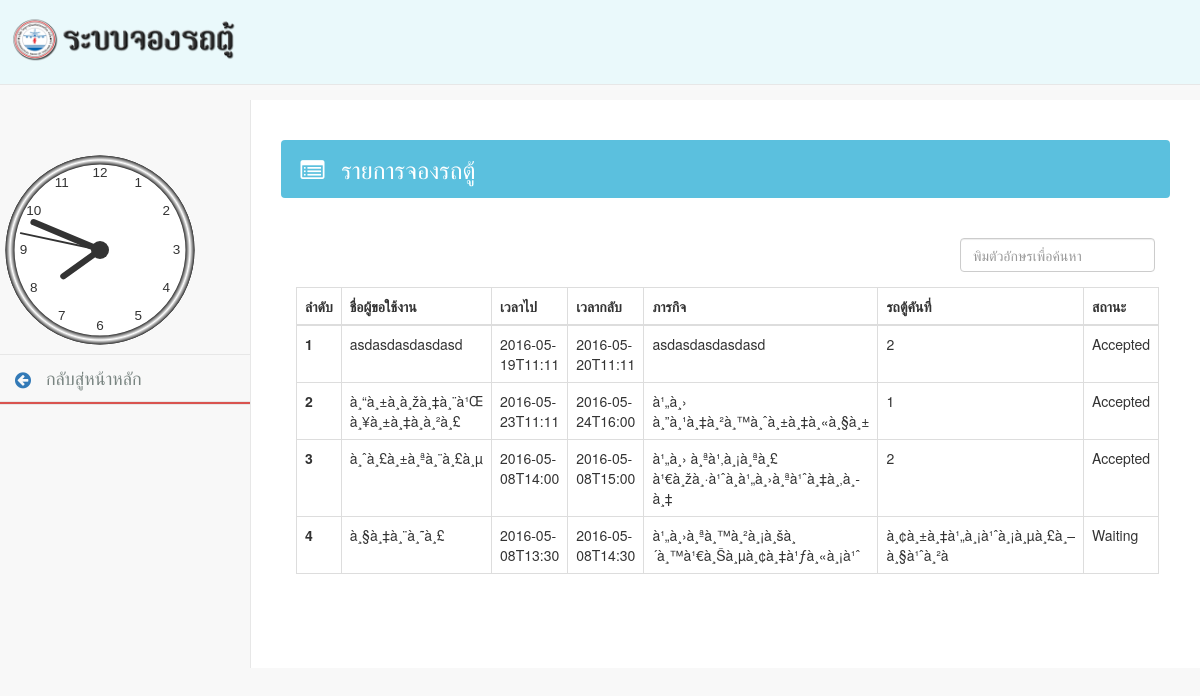
/checkRequest.php, run on an earlier commit of the app's database.
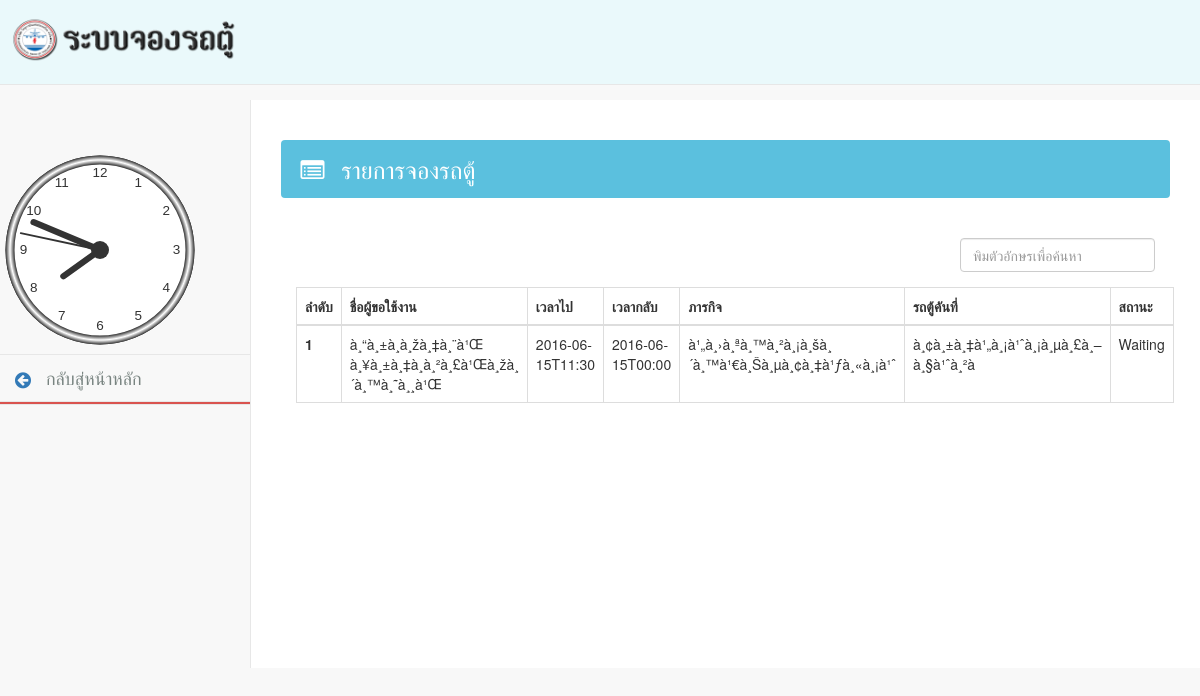
And on a later commit of the database.
### tables this page shows
CREATE TABLE `request` (
  `id` int(7) NOT NULL,
  `name` varchar(200) NOT NULL,
  `go` varchar(40) NOT NULL,
  `back` varchar(40) NOT NULL,
  `task` varchar(200) NOT NULL,
  `vanNum` varchar(40) NOT NULL,
  `status` varchar(10) NOT NULL
);

### checkRequest.php (the view, shortened to what this page needs)
<!DOCTYPE html>
<html lang="en">
<head>
    <link href="css/bootstrap.min.css" rel="stylesheet">
    <link href="css/search.css" rel="stylesheet">
    <link href="js/locales/search.js" rel="stylesheet">
    <link href="css/logo-nav.css" rel="stylesheet">
    <link href="css/sb-admin-2.css" rel="stylesheet">
    <link href="css/style.css" rel="stylesheet">
    <link rel="stylesheet" href="https://maxcdn.bootstrapcdn.com/font-awesome/4.5.0/css/font-awesome.min.css">
    <?php
    include 'connectDB.php';
    $result = $mysqli->query("SELECT * FROM `request`");
    ?>
</head>
<body>
<div id="wrapper">
    <nav class="navbar navbar-default navbar-fixed-top" role="navigation" style="margin-bottom: 0">
        <div class="navbar-header">
            <?php
            if  ($_SESSION["user_id"] == null){
                echo '<a class="navbar-brand" href="index.php">';}
            ?>
            <img src = "image/band.png" width="250" height="50" >
        </div>
        <ul class="nav navbar-top-links navbar-center">
        </ul>
        <div class="navbar-default sidebar" role="navigation">
            <div class="sidebar-nav navbar-collapse">
                <ul class="nav" id="side-menu">
                    <li >
                        <?php include 'clock.php'?>
                    </li>
                    <li>
                        <a href="index.php"><i class="fa fa-arrow-circle-left fa-lg"></i><font color="#798481" size="4"> &nbsp; กลับสู่หน้าหลัก</a></font>
                    </li>
                    <li class="btn-danger divider" style="height:3px;"></li>
                    <br>
                </ul>
            </div>
        </div>
    </nav>
</div>
<div id="page-wrapper">
    <div class="row">
        <div class="col-lg-12">
            <h3 class="page-header alert btn-info"><i class="fa fa-list-alt fa-fw"></i>&nbsp; รายการจองรถตู้</h3>
        </div>
    </div>
    <div class="col-lg-12">
        <div class="form-group pull-right">
            <input type="text" class="search form-control" placeholder="พิมตัวอักษรเพื่อค้นหา">
        </div>
        <span class="counter pull-right"></span>
        <table class="table table-hover table-bordered results">
            <thead>
            <tr>
                <th>ลำดับ</th>
                <th class="col-md-3 col-xs-3">ชื่อผู้ขอใช้งาน</th>
                <th class="col-md-3 col-xs-3">เวลาไป</th>
                <th class="col-md-3 col-xs-3">เวลากลับ</th>
                <th class="col-md-5 col-xs-5">ภารกิจ</th>
                <th class="col-md-3 col-xs-3">รถตู้คันที่</th>
                <th class="col-md-2 col-xs-2">สถานะ</th>
            </tr>
            </thead>
            <tbody class="searchable">
            <?php
            $no =1;
            while ( $row = $result->fetch_assoc()) {
                echo
                "<tr>
                    <th>{$no}</th>
                    <td>{$row['name']}</td>
                    <td>{$row['go']}</td>
                    <td>{$row['back']}</td>
                    <td>{$row['task']}</td>
                    <td>{$row['vanNum']}</td>
                    <td>{$row['status']}</td>
                    </tr>";
                $no += 1;
            }
            ?>
            </tbody>
        </table>
    </div>
</div>
</body>
</html>

What changed in the data, as far as the page shows it:
removed request: name "asdasdasdasdasd", go "2016-05-19T11:11", back "2016-05-20T11:11", task "asdasdasdasdasd", vanNum "2", status "Accepted"
removed request: name "à¸“à¸±à¸à¸žà¸‡à¸¨à¹Œ à¸¥à¸±à¸‡à¸à¸²à¸£", go "2016-05-23T11:11", back "2016-05-24T16:00", task "à¹„à¸› à¸”à¸¹à¸‡à¸²à¸™à¸ˆà¸±à¸‡à¸«à¸§à¸±", vanNum "1", status "Accepted"
removed request: name "à¸ˆà¸£à¸±à¸ªà¸¨à¸£à¸µ", go "2016-05-08T14:00", back "2016-05-08T15:00", task "à¹„à¸› à¸ªà¹‚à¸¡à¸ªà¸£ à¹€à¸žà¸·à¹ˆà¸­à¹„à¸›à¸ªà¹ˆà¸‡à¸‚à¸­à¸‡", vanNum "2", status "Accepted"
removed request: name "à¸§à¸‡à¸¨à¸˜à¸£", go "2016-05-08T13:30", back "2016-05-08T14:30", task "à¹„à¸›à¸ªà¸™à¸²à¸¡à¸šà¸´à¸™à¹€à¸Šà¸µà¸¢à¸‡à¹ƒà¸«à¸¡à¹ˆ", vanNum "à¸¢à¸±à¸‡à¹„à¸¡à¹ˆà¸¡à¸µà¸£à¸–à¸§à¹ˆà¸²à", status "Waiting"
added request: name "à¸“à¸±à¸à¸žà¸‡à¸¨à¹Œ à¸¥à¸±à¸‡à¸à¸²à¸£à¹Œà¸žà¸´à¸™à¸˜à¸¸à¹Œ", go "2016-06-15T11:30", back "2016-06-15T00:00", task "à¹„à¸›à¸ªà¸™à¸²à¸¡à¸šà¸´à¸™à¹€à¸Šà¸µà¸¢à¸‡à¹ƒà¸«à¸¡à¹ˆ", vanNum "à¸¢à¸±à¸‡à¹„à¸¡à¹ˆà¸¡à¸µà¸£à¸–à¸§à¹ˆà¸²à", status "Waiting"
